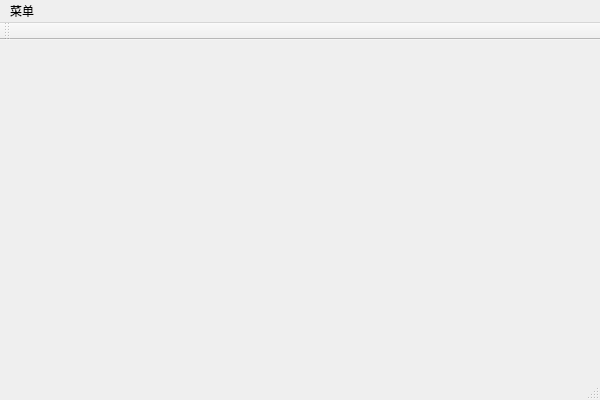
<?xml version="1.0" encoding="UTF-8"?>
<ui version="4.0">
 <class>MainWidgetClass</class>
 <widget class="QMainWindow" name="MainWidgetClass">
  <property name="geometry">
   <rect>
    <x>0</x>
    <y>0</y>
    <width>600</width>
    <height>400</height>
   </rect>
  </property>
  <property name="windowTitle">
   <string>MainWidget</string>
  </property>
  <widget class="QWidget" name="centralWidget"/>
  <widget class="QStatusBar" name="statusBar"/>
  <widget class="QMenuBar" name="menuBar">
   <property name="geometry">
    <rect>
     <x>0</x>
     <y>0</y>
     <width>600</width>
     <height>23</height>
    </rect>
   </property>
   <widget class="QMenu" name="menu">
    <property name="title">
     <string>菜单</string>
    </property>
   </widget>
   <addaction name="menu"/>
  </widget>
  <widget class="QToolBar" name="toolBar">
   <property name="windowTitle">
    <string>toolBar</string>
   </property>
   <attribute name="toolBarArea">
    <enum>TopToolBarArea</enum>
   </attribute>
   <attribute name="toolBarBreak">
    <bool>false</bool>
   </attribute>
  </widget>
 </widget>
 <layoutdefault spacing="6" margin="11"/>
 <resources>
  <include location="mainwidget.qrc"/>
 </resources>
 <connections/>
</ui>
